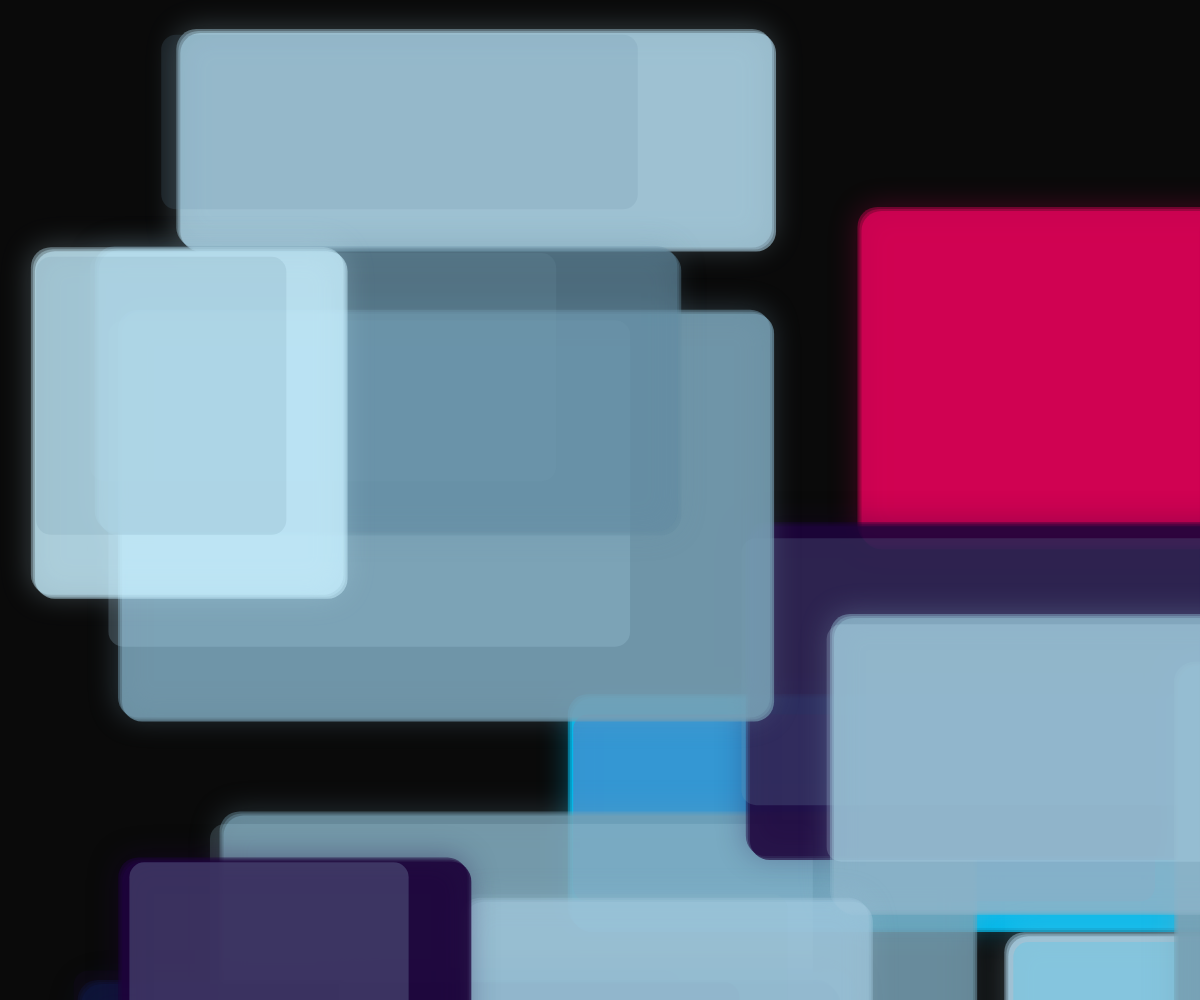
Frame 1 (no input)
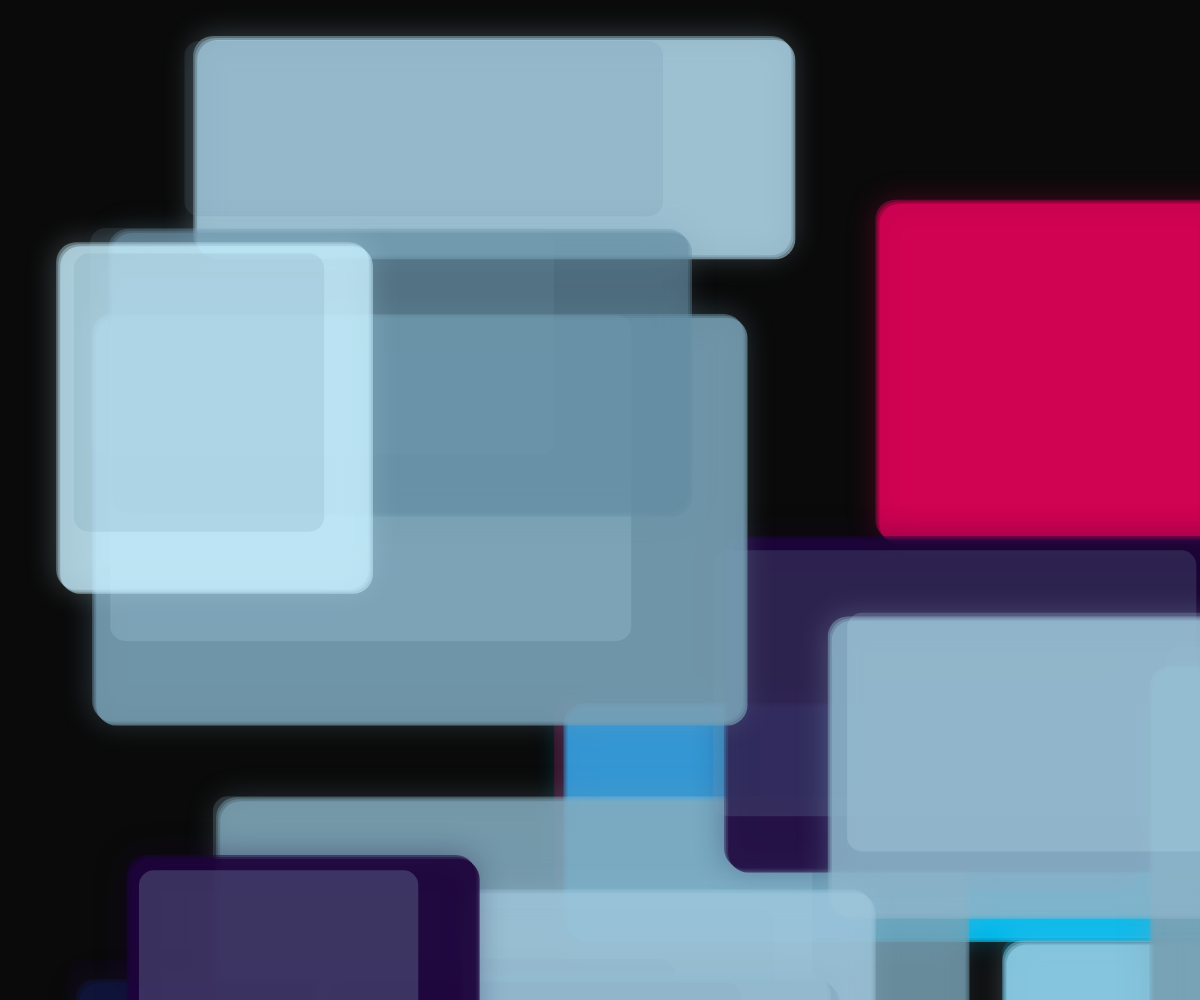
Frame 60 (no input)
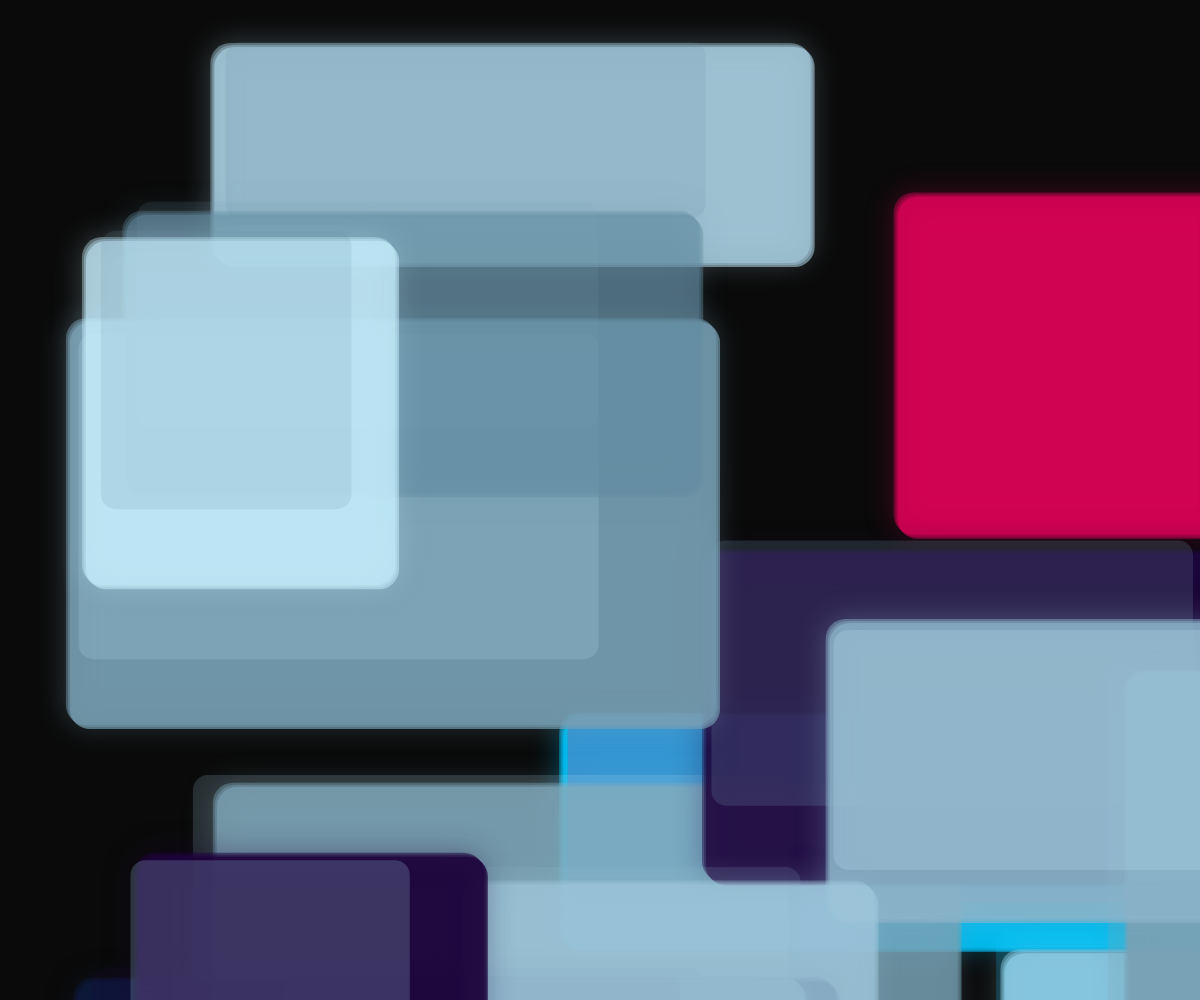
Frame 120 (the mouse pressed at the canvas centre since frame 60)

The p5.js sketch that drew these frames (run headless with seeded random() and noise() and a simulated clock; from frame 60 on, the mouse is pressed at the canvas centre):

// p5.js sketch
// ── sketch.js
let layers = [];
let colorPalette = [];

function setup() {
  createCanvas(windowWidth, windowHeight);
  
  // Create a deep, resonant color palette
  colorPalette = [
    color(20, 10, 40),   // Deep violet
    color(30, 5, 60),    // Dark blue-purple
    color(15, 30, 70),   // Deep blue
    color(25, 60, 90),   // Medium blue
    color(40, 80, 100),  // Light blue
    color(60, 100, 120), // Pale blue
    color(80, 120, 140), // Soft blue
    color(100, 140, 160),// Light blue-gray
    color(120, 160, 180),// Pastel blue
    color(140, 180, 200),// Cool blue
    color(160, 200, 220),// Pale blue-white
    color(180, 220, 240),// Light blue
    color(200, 240, 255) // Bright white-blue
  ];
  
  // Create floating layers
  for (let i = 0; i < 15; i++) {
    layers.push({
      x: random(width),
      y: random(height),
      w: random(300, 800),
      h: random(200, 600),
      speedX: random(-0.5, 0.5),
      speedY: random(-0.3, 0.3),
      color: random(colorPalette),
      alpha: random(100, 200),
      // For bleeding effect
      bleedAmount: random(0.1, 0.5)
    });
  }
  
  // Ensure at least one layer has high saturation
  layers[0].color = color(255, 0, 100); // Bright magenta
  layers[1].color = color(0, 200, 255); // Bright cyan
}

function draw() {
  background(10);
  
  // Update and draw layers
  for (let i = 0; i < layers.length; i++) {
    let layer = layers[i];
    
    // Update position with subtle floating motion
    layer.x += layer.speedX;
    layer.y += layer.speedY;
    
    // Bounce off edges
    if (layer.x < -layer.w || layer.x > width) layer.speedX *= -1;
    if (layer.y < -layer.h || layer.y > height) layer.speedY *= -1;
    
    // Apply a subtle breathing effect to size
    let scale = 1 + sin(frameCount * 0.002 + i) * 0.05;
    let w = layer.w * scale;
    let h = layer.h * scale;
    
    // Draw the main layer with blend mode for bleeding effect
    fill(red(layer.color), green(layer.color), blue(layer.color), layer.alpha);
    noStroke();
    
    // Create soft edges by drawing multiple layers
    for (let j = 0; j < 3; j++) {
      let alpha = map(j, 0, 2, layer.alpha * 0.3, layer.alpha);
      fill(red(layer.color), green(layer.color), blue(layer.color), alpha);
      rect(layer.x + j * 2, layer.y + j * 2, w, h, 20);
    }
    
    // Draw a subtle glow effect
    drawingContext.shadowBlur = 30;
    drawingContext.shadowColor = layer.color;
    fill(red(layer.color), green(layer.color), blue(layer.color), layer.alpha * 0.5);
    rect(layer.x, layer.y, w, h, 20);
    drawingContext.shadowBlur = 0;
    
    // Draw a secondary soft layer that bleeds into others
    if (i > 0) {
      let prevLayer = layers[i - 1];
      fill(red(prevLayer.color), green(prevLayer.color), blue(prevLayer.color), layer.alpha * 0.3);
      rect(layer.x + random(-20, 20), layer.y + random(-20, 20), w * 0.8, h * 0.8, 15);
    }
  }
  
  // Add a subtle color shift over time
  for (let i = 0; i < layers.length; i++) {
    let hueShift = sin(frameCount * 0.0005 + i) * 5;
    layers[i].color = lerpColor(layers[i].color, color(hueShift, 100, 150), 0.001);
  }
}

function windowResized() {
  resizeCanvas(windowWidth, windowHeight);
}
